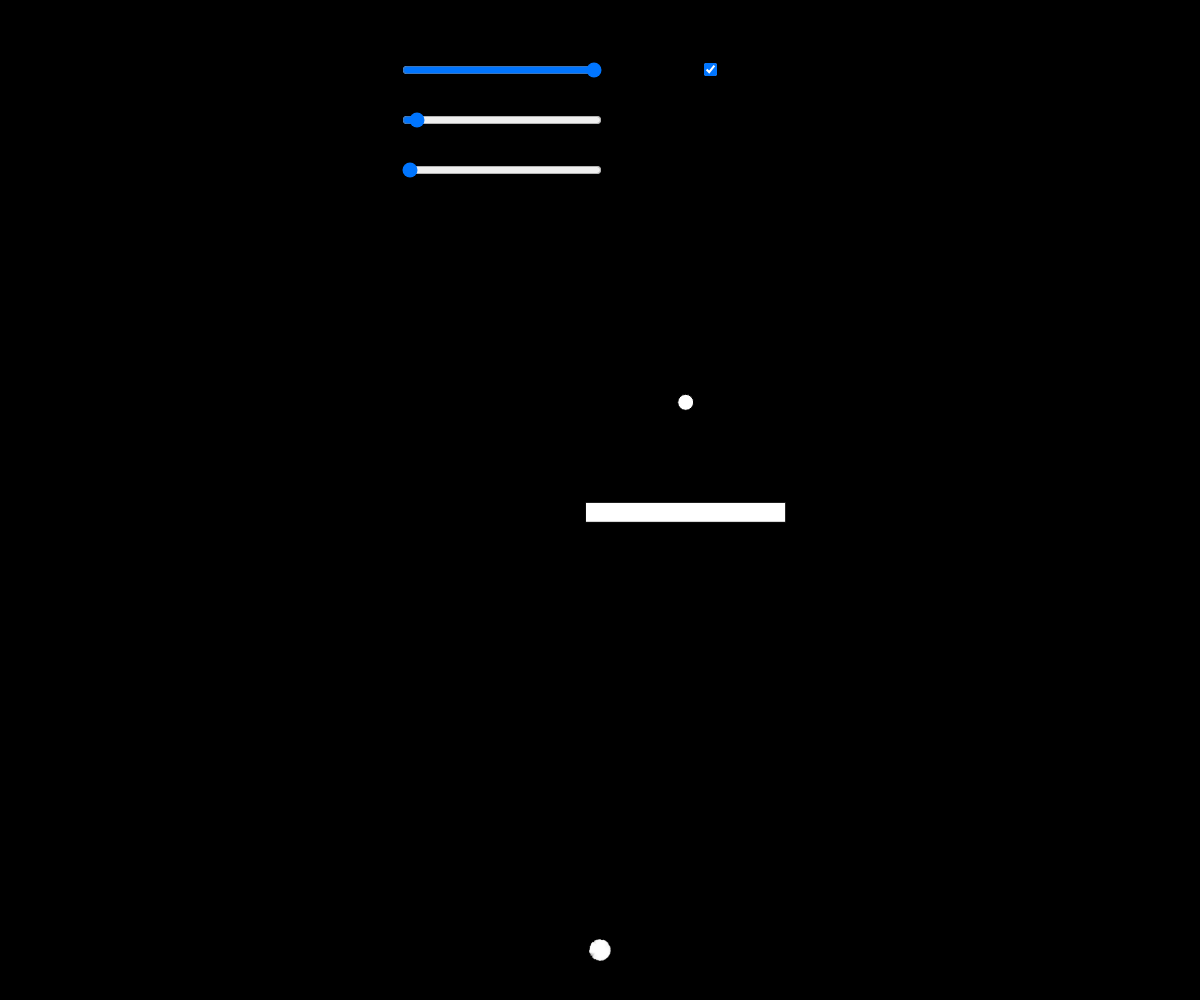
Frame 1 (no input)
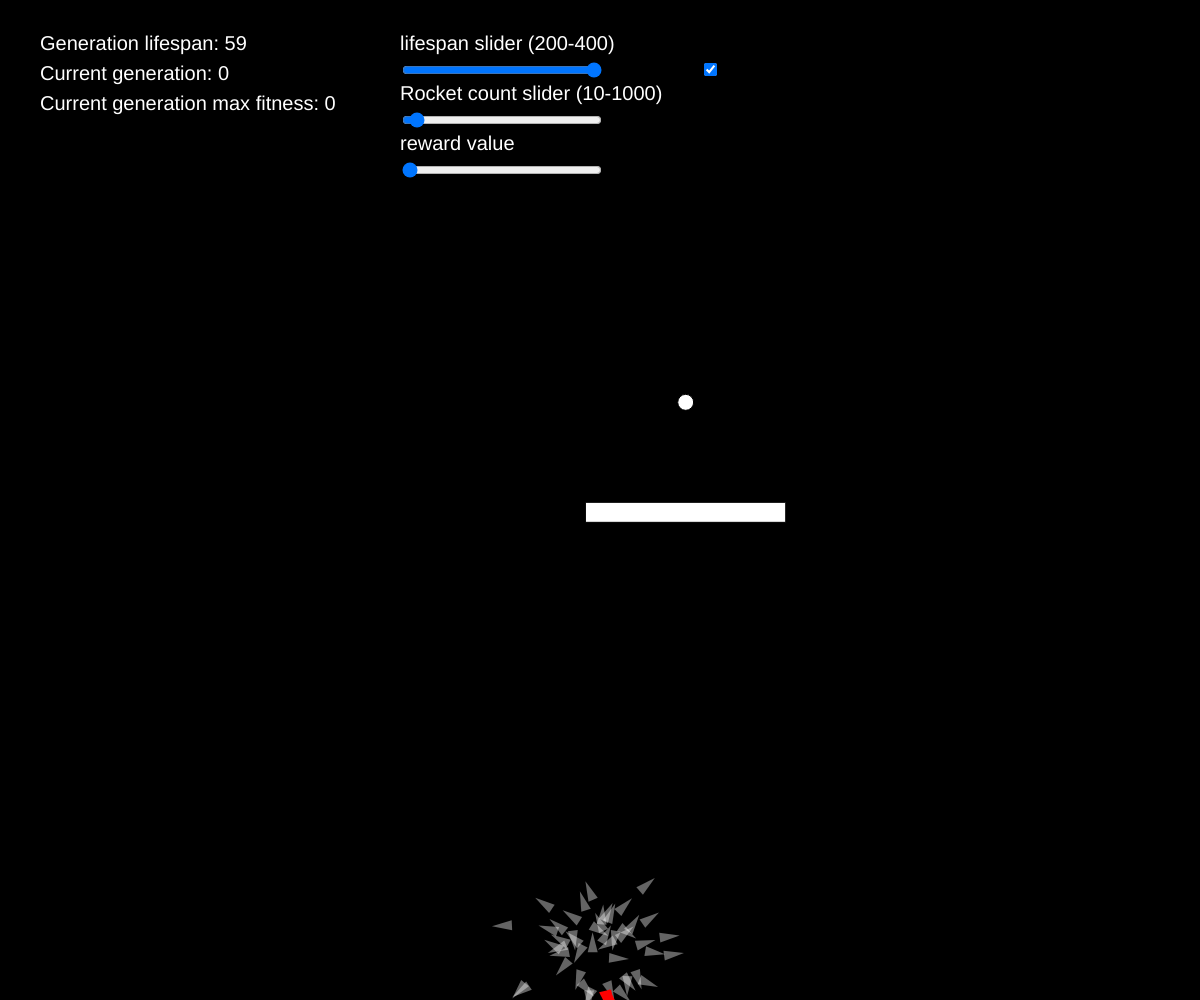
Frame 60 (no input)
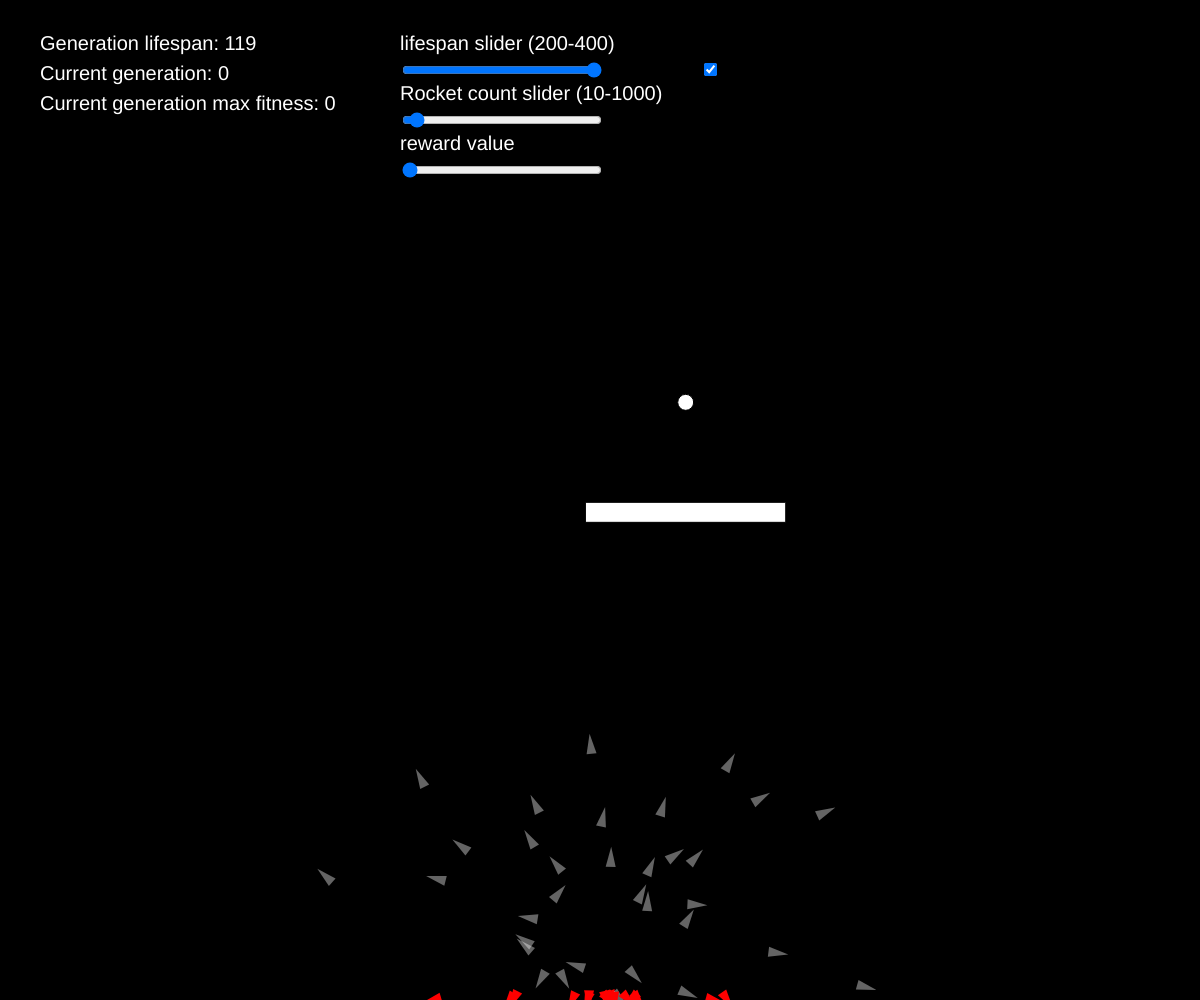
Frame 120 (the mouse pressed at the canvas centre since frame 60)

The p5.js sketch that drew these frames (run headless with seeded random() and noise() and a simulated clock; from frame 60 on, the mouse is pressed at the canvas centre):

// p5.js sketch
// ── sketch.js
//ova aplikacija je napravljena po uzoru na youtube kanal "The Coding Train" - https://www.youtube.com/watch?v=bGz7mv2vD6g
//koristimo p5.js library (služi za grafiku te ima dosta lakše metode za iscrtavanje i praćenje pozicije oblika) za lakšu vizualizaciju genetskih algoritama - https://p5js.org/

//inicijaliziram par varijabli s defaultnim vrijednostima, koje kasnije ovise o korisnikovom inputu
var population;
//defaultni, ujedno i maksimalni životni ciklus
var lifespan = 400;
//nagrada koju korisnik može mijenjati. o ovoj varijabli ovisi fitness vrijednost za pojedinu "raketu"
var reward = 300;
//prati trenutnu generaciju raketa
var currGen = 0;
//temporary varijabla koju koristim jedino za prikaz maks fitness na ekranu
var tempMaxFit = 0;
//prikazujem trenutni životni ciklus
var count = 0;
//cilj
var target;
//warp 2 pogon, zastrajeli motor, ali može se upgrejdat (nema slidera, služi samo za promjenu "brzine" vektora, tj. za brzinu promjene promjene pozicije)
var maxforce = 0.2;

//inicijaliziram par kontrola
var lifespanSlider;
var barrierCheck;
var popSizeSlider;
var rewardSlider;

//inicijaliziram barijeru za rakete
var rx = 0;
var ry = 0;
var rw = 0;
var rh = 0;

function setup() {
    //kreiram kanvas na koji će se iscrtavati razni elementi
    createCanvas(windowWidth, windowHeight);

    //kreiram slidere koji će uzimati korisnikov input
    lifespanSlider = createSlider(200, 400, 400, 1);
    lifespanSlider.position(400, 60);
    lifespanSlider.style('width', '200px');
    popSizeSlider = createSlider(10, 1000, 50, 10);
    popSizeSlider.position(400, 110);
    popSizeSlider.style('width', '200px');
    rewardSlider = createSlider(100, 100000, 300, 100);
    rewardSlider.position(400, 160);
    rewardSlider.style('width', '200px');
    barrierCheck = createCheckbox('Barrier?', true);
    barrierCheck.position(700, 60);

    //kreiram defaultnu populaciju raketa, ujedno inicijalizira ostale funkcije potrebne za rad aplikacije
    population = new Population(popSizeSlider.value());

    //kreiram cilj za rakete i prepreku koju bi trebalo izbjeći
    target = createVector(random(width / 3, width / 1.5), random(height / 3, height / 1.5));
    rx = target.x - 100;
    ry = target.y + 100;
    rw = 200;
    rh = 20;

    //event listener za promjenu populacije rakete. ne mogu napraviti hot swap raketa, budući da količina raketa za sobom vuče i količinu DNA i ostale potrebne arrayeve.
    //budući da vuće dosta toga za sobom, na svaku promjenu količine rakete resetira se trenutna generacija raketa
    popSizeSlider.input(resetSketch);
}

//opisao sam par redaka iznad
function resetSketch() {
    population = new Population(popSizeSlider.value());
    count = 0;
}

//poziva se svaki frame koji je po defaultu 60 puta u sekundi.
function draw() {
    //crtam crni background
    background(0);
    //dohvaćam vrijednosti sa slidera
    lifespan = lifespanSlider.value();
    reward = rewardSlider.value();

    //poziva funkciju koja prati a ujedno i iscrtava stanje svake rakete na ekranu
    population.run(count, barrierCheck.checked());
    // iscrtavam razne informacije za korisnika poput trenutnog života generacije, renutnu generaciju, max fitness vrijednost
    //ujedno pišem opis za slidere da korisnik zna što je što
    textSize(20);
    text("lifespan slider (200-400)", 400, 50);
    text("Rocket count slider (10-1000)", 400, 100);
    text("reward value", 400, 150);
    text("Generation lifespan: " + count, 40, 50);
    text("Current generation: " + currGen, 40, 80);
    tempMaxFit = floor(population.getFit());
    tempMaxFit = round(map(tempMaxFit, 0, 481203, 0, 1000));
    text("Current generation max fitness: " + tempMaxFit, 40, 110);
    fill(255, 255, 255);
    //svaki frame povećavam count za jedan te time pratim životni ciklus populacije
    count++;
    //provjeravam granične uvjete, tj. ako je trenutni život jednak konačnom životu, i ujedno ako je veće od 400 da se izbjegne bug vezan uz slider
    if (count == lifespan || count > 400) {
        //nakon kraja života pozivam funkcije potrebne za izračun fitnessa raketa
        population.evaluate(reward);
        //te za selekciju gena i "nasljeđivanje" najboljih gena za raketu
        population.selection();
        //resetiram trenutni život i povećavam broj da se vidi da je došla sljedeća generacija raketa
        count = 0;
        currGen++;
    }
    // ovo služi samo za prikaz barikade i cilja, nema nikakav physics engine u sebi
    fill(255);
    if (barrierCheck.checked()) {
        rect(rx, ry, rw, rh);
    }
    ellipse(target.x, target.y, 16, 16);
}
// ── dna.js
//DNA klasa služi za miješanje gena i uvođenje mutacije u postojeće gene od child rakete.
function DNA(genes) {
    // ako već postoje geni (od prijašnje generacije), uzmi te gene i spremi ih u genes varijablu
    if (genes) {
        this.genes = genes;
    }
    // inače kreiraj random gene (nulta generacija)
    else {
        this.genes = [];
        for (var i = 0; i < lifespan; i++) {
            //dajem random vektore za svaku raketu na kojoj će se nalaziti svaki frame. ovo simulira (de)akceleraciju i skretanje s kursa
            this.genes[i] = p5.Vector.random2D();
            //brzina kojom će se kretati rakete
            this.genes[i].setMag(maxforce);
        }
    }
    //funkcija koja križa gene dvaju roditelja ovisno o središnjoj točki
    this.crossover = function (partner) {
        var newgenes = [];
        //da ne bi uvijek bilo točno na pola, središnju točku uzimam kao nasumičnu vrijednost cijelog arraya
        var mid = floor(random(this.genes.length));
        for (var i = 0; i < this.genes.length; i++) {
            //prva polovica uzima gene od jednog roditelja
            if (i > mid) {
                newgenes[i] = this.genes[i];
            }
            // druga polovica uzima gene od drugog roditelja
            else {
                newgenes[i] = partner.genes[i];
            }
        }
        //Ovim dajem već postojeće gene u DNA objekt, tj. pravi se sljedeća generacija ovisno o postojećim genima. ne rade se novi nasumični geni
        return new DNA(newgenes);
    };
    //uvodi "mutaciju" u postojeću gensku strukturu rakete
    this.mutation = function () {
        //za cijeli array, postoji 1% šansa da će se ubaciti novi vektor smjera s istom brzinom
        //može se mijenjati ali ne preko slidera
        for (var i = 0; i < this.genes.length; i++) {
            if (random(1) < 0.01) {
                this.genes[i] = p5.Vector.random2D();
                this.genes[i].setMag(maxforce);
            }
        }
    };
}
// ── population.js
//ova klasa služi za inicijalizaciju, praćenje i evaluaciju trenutne populacije.
//tu ujedno pozivam funkcije za praćenje stanja raketa i promjenu DNA rakete.
function Population(popSliderValue) {
    // inicijaliziram array raketa
    this.rockets = [];
    // mijenjam količinu raketa
    this.popsize = popSliderValue;
    // inicijaliziram genski pool od roditelja koji imaju "među" najboljim fitness scorovima.
    //radi se na način da ako raketa ima viši score, ima veću šansu za ući u mating pool i obratno.
    this.matingpool = [];
    //koristi se jedino za slanje informacije o max fitness vrijednost u sketch.js za prikaz na ekran
    this.sendMaxFit = 0;
    // pravim novu raketu i stavljam je u array ovisno o količini polpulacije
    for (var i = 0; i < this.popsize; i++) {
        this.rockets[i] = new Rocket();
    }
    //funkcija koja služi za izračun fitness vrijednosti rakete
    this.evaluate = function (reward) {
        //ovdje ću spremiti maximalni fitness
        var maxfit = 0;
        // idem kroz svaku raketu i računam njenu fitness vrijednost
        for (var i = 0; i < this.popsize; i++) {
            // pozivam funkciju koja će izračunati vrijednost fitnessa
            this.rockets[i].calcFitness(reward);
            // te ako je nova fitness vrijednost veća od neke prijašnje, spremam ju privremeno u varijablu maxfit
            if (this.rockets[i].fitness > maxfit) {
                maxfit = this.rockets[i].fitness;
            }
        }
        //spremam vrijednost maxfita u globalnu (za ovu klasu) varijablu da je pomoću druge funkcije mogu poslati na drugu stranu programa
        this.sendMaxFit = maxfit;
        // normaliziram fitness vrijednosti
        for (var i = 0; i < this.popsize; i++) {
            this.rockets[i].fitness /= maxfit;
        }
        //praznim "prošli" genski pool
        this.matingpool = [];
        // uzimam vrijednosti da budu između 1 i 100
        for (var i = 0; i < this.popsize; i++) {
            var n = this.rockets[i].fitness * 100;
            // ako je fitness bio veliki, imati će više vrijednosti u matingpool-u. to je Glavna pretpostavka evolucije. bolji fitness znači veća šansa za "reprodukciju".
            for (var j = 0; j < n; j++) {
                this.matingpool.push(this.rockets[i]);
            }
        }
    };
    //provjeravam uvjet ima li podatka uopće u maxfitu i ako ima, šaljem vrijednost da se prikaže na ekranu
    this.getFit = function () {
        if (typeof this.maxfit !== "undefined") {
        return this.sendMaxFit;
        }
        return 0;
    };
    // funkcija za selekciju "dobrih" gena za sljedeću generaciju
    this.selection = function () {
        //inicijaliziram array za novu generaciju
        var newRockets = [];
        for (var i = 0; i < this.rockets.length; i++) {
            // uzimam nasumično vrijednosti iz matingpoola. tu dolazi ono da što je veći fitness, ima više svojih vrijednosti zapisanih u matingpool, što znači da će imati više šanse za prenijeti svoje gene
            var parentA = random(this.matingpool).dna;
            var parentB = random(this.matingpool).dna;
            // uzme gene od 2 roditelja te radim križanje gena ovisno o "midpointu", prva polovica će bit geni od jednog roditelja, druga polovica od drugog.
            var child = parentA.crossover(parentB);
            //uvodim mogućnost mutacije za novonastalo dijete raketu
            child.mutation();
            // novonastalo dijeteRaketu spremam u array novih raketa
            newRockets[i] = new Rocket(child);
        }
        // te onda povećanjem generacije dijeteraketa postane odrasla raketa
        this.rockets = newRockets;
    };
    // prati stanje i iscrtava trenutnu generaciju raketa na ekranu
    this.run = function (rTime, bCV) {
        for (var i = 0; i < this.popsize; i++) {
            this.rockets[i].update(rTime, bCV);
            this.rockets[i].show();
        }
    };
}
// ── rocket.js
//osnovni physics engine i kalkulacija fitness vrijednosti rakete
function Rocket(dna) {
    //inicijaliziram poziciju rakete(s početnim uvjetima), brzinu i akceleraciju rakete
    this.pos = createVector(width / 2, height - 50);
    this.vel = createVector();
    this.acc = createVector();
    //globalne varijable(za ovu klasu) koje prate sudar rakete s ciljem, preprekom ili rubom ekrana
    this.completed = false;
    this.crashed = false;
    //varijabla za praćenje vremena života rakete
    this.currTimer = 0;
    //ako postoji DNA kao argument (nove generacije) onda stavi to kao novi vektor smjera, inače kreiraj novi random DNA i nadaj se da ćeš pogoditi cilj
    if (dna) {
        this.dna = dna;
    } else {
        this.dna = new DNA();
    }
    //resetiram vrijednost fitness za novu generaciju
    this.fitness = 0;
    //dodajem vrijednosti akceleracije ovisno o argumentu koji je sila koja pogurava ovu raketu
    this.applyForce = function (force) {
        this.acc.add(force);
    };
    //funkcija za kalkulaciju fitness vrijednosti rakete
    this.calcFitness = function (rewardConstant) {
        //računam udaljenost rakete od cilja
        var d = dist(this.pos.x, this.pos.y, target.x, target.y);
        //mapiram/normaliziram vrijednosti za ovu raketu
        this.fitness = map(d, 0, width, width, 0);
        //ako raketa je dotakla cilj, pomnoži fitness vrijednost s vrijednošću sa slidera (korisnikov input - ako je veća vrijednost, veći je fitness, veće su šanse prenošenja gena)
        //ujedno i dijelim s vremenom stizanja do cilja, ali pošto je vrijednost rewarda puno veća nego vrijednost vremena, ima mali utjecaj na fitness score
        //osim u specifičnom slučaju kada postoje 2 "grupacije" raketa, jedna ide s lijeve a druga s desne strane.
        //tada se "natječu" koja će prije stići do cilja i tu vrijeme stizanja igra veliku ulogu jer obje grupacije imaju podjednaki fitness score.
        if (this.completed) {
            this.fitness *= (rewardConstant / this.currTimer);
        }
        // ako se raketa udre, smanji fitness vrijednost za vrijednost s rewardSlidera
        if (this.crashed) {
            this.fitness /= rewardConstant;
        }
    };
    //prati trenutno stanje rakete, je li leti, je li udrila ili je stigla na cilj
    this.update = function (rTime, barrierCheckValue) {
        //računam distancu od cilja
        var d = dist(this.pos.x, this.pos.y, target.x, target.y);
        //budući da je cilj kružnica, gledam je li raketa stigla u radijus te kružnicee. ako je teleportiraj ju u centar kružnice do kraja životnog ciklusa
        //ujedno mijenjam vrijednost bool varijable da bi se fitness score povećao i spremam vrijeme dolaska do cilja
        if (d < 10) {
            this.completed = true;
            this.pos = target.copy();
            this.currTimer = rTime;
        }
        //je li raketa udrila u prepreku
        if (barrierCheckValue) {
            if (
                this.pos.x > rx &&
                this.pos.x < rx + rw &&
                this.pos.y > ry &&
                this.pos.y < ry + rh
            ) {
                this.crashed = true;
                this.currTimer = rTime;
            }
        }
        //je li raketa udrila u lijevi i desni rub ekrana
        if (this.pos.x > width || this.pos.x < 0) {
            this.crashed = true;
            this.currTimer = rTime;
        }
        // je li raketa udrila u gornji i donji rub ekrana
        if (this.pos.y > height || this.pos.y < 0) {
            this.crashed = true;
            this.currTimer = rTime;
        }
        //funkcija koja pravi akceleraciju iz sile, međutim dajemo joj argument koji ima random vektore u slučaju nulte generacije i vektore napravljene pomoću crossovera ako su nove generacije rakete
        this.applyForce(this.dna.genes[count]);
        //sve dok raketa nije udrila u cilj ili neku prepreku pravi update na toj raketi
        if (!this.completed && !this.crashed) {
            this.vel.add(this.acc);
            this.pos.add(this.vel);
            this.acc.mult(0);
            this.vel.limit(4);
        }
    };
    //služi sa prikaz i iscrtavanje rakete na ekranu
    this.show = function () {
        //push i pop su funkcije iz p5.js koje spremaju trenutnu verziju kanvasa i omoguću da promijenim (translatiram i rotiram) samo jedan objekt bez učinka na ostale objekte
        //samo radi toga mogu iscrtavati svaku raketu posebno
        push();
        //mijenjam boju rakete ovisno je li u zraku = bijelo, udrila u cilj = zeleno ili udrila u prepreku = crveno
        noStroke();
        if (this.completed) {
            fill(0, 255, 0);
        } else if (this.crashed) {
            fill(255, 0, 0);
        } else {
            fill(255, 100);
        }
        //translatiram cijeli kanvas na poziciju rakete
        translate(this.pos.x, this.pos.y);
        //rotiram kanvas u smjeru gdje raketa "putuje"
        rotate(this.vel.heading());
        //kreiram bazični trokut
        triangle(-10, 5, -10, -5, 10, 0);
        //i gasim transformacije i iscrtavanje za trenutnu raketu
        pop();
    };
}
